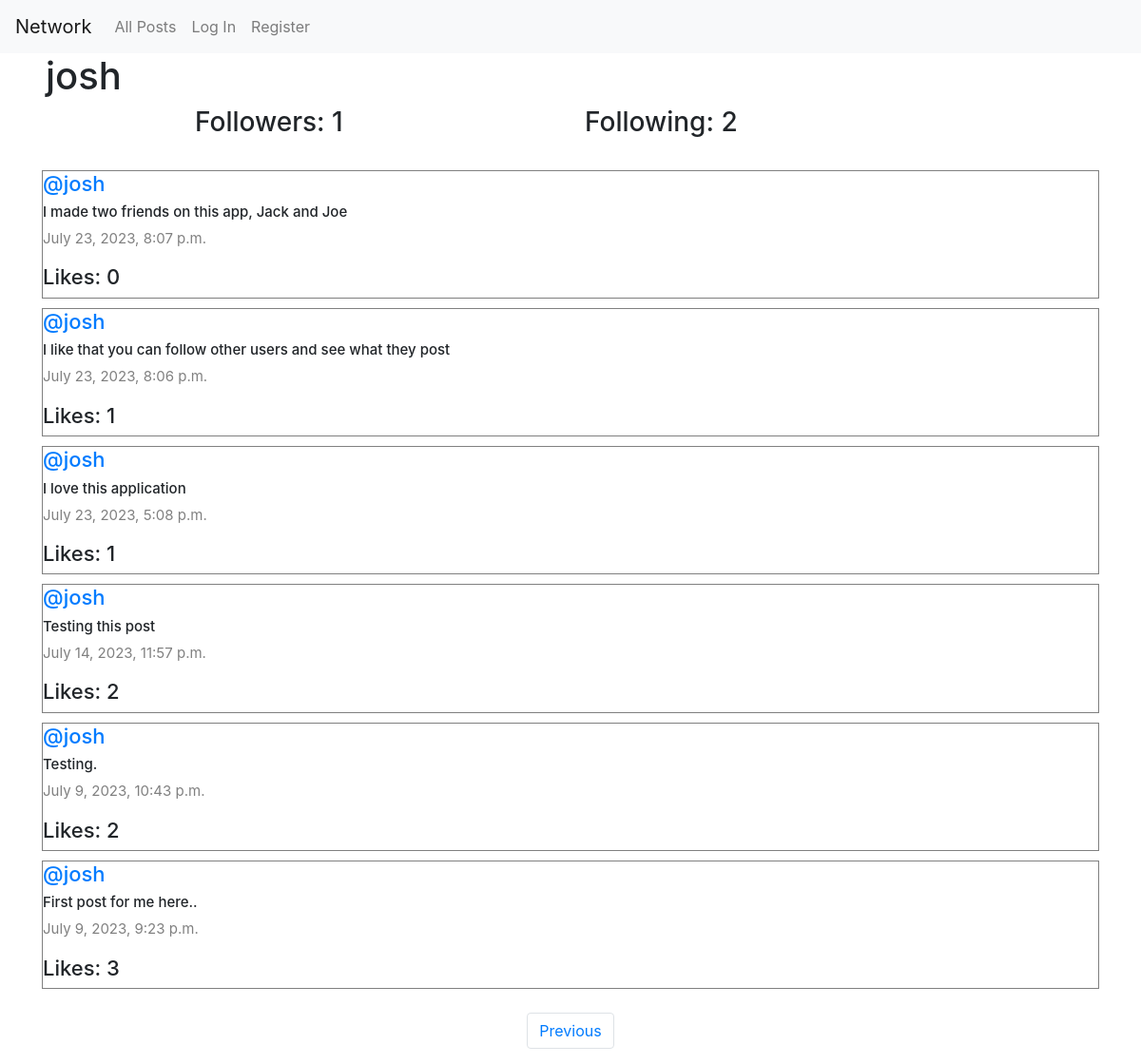
The page /profile/1?page=2 on the database its author committed.
### network/models.py (models this page shows, shortened)
class User(AbstractUser):
    pass

class Post(models.Model):
    content = models.CharField(max_length=140)
    user = models.ForeignKey(User, on_delete=models.CASCADE, related_name="author")
    date = models.DateTimeField(auto_now_add=True)
    def likes_count(self):
        return self.post_like.count()

### network/views.py (the view)
# urls.py: path("profile/<int:user_id>", views.profile, name="profile"),
def profile(request, user_id):
    try:
        user = User.objects.get(pk=user_id)
        all_posts = Post.objects.filter(user=user).order_by("id").reverse()
        following = Follow.objects.filter(user=user)
        followers = Follow.objects.filter(user_follower=user)
    except ObjectDoesNotExist:
        return JsonResponse({'error': 'The object you are looking for does not exist.'}, status=404)
    try:
        check_if_following = followers.filter(user=User.objects.get(pk=request.user.id))
        if len(check_if_following) != 0:
            is_following = True
        else:
            is_following = False
    except:
        is_following = False
    paginator = Paginator(all_posts, 10)
    page_number = request.GET.get('page')
    posts_of_the_page = paginator.get_page(page_number)
    all_likes = Like.objects.all()
    posts_user_liked = []
    try:
        for like in all_likes:
            if like.user.id == request.user.id:
                posts_user_liked.append(like.post.id)
    except:
        posts_user_liked = []
    return render(request, "network/profile.html", {
        "posts_of_the_page": posts_of_the_page,
        "username" : user.username,
        "following": following,
        "followers": followers,
        "is_following": is_following,
        "user_profile": user,
        "posts_user_liked": posts_user_liked
    })

### network/templates/network/profile.html (shortened to what this page needs)
{% extends "network/layout.html" %}
{% block body %}
    <h1 class="mx-5">{{ username }}</h1>
    <div class="cotainer">
        <div class="row d-flex justify-content-center">
            <h3 class="col-4">Followers: {{ followers.count }}</h3>
            <h3 class="col-4">Following: {{ following.count }}</h3>
        </div>
    </div>
    <div class="all-posts mx-4">
        {% for post in posts_of_the_page %}
            <div class="row post">
                <h5 class="username"><a href="{% url 'profile' user_id=post.user.id %}">@{{ post.user }}</a></h5>
                <h6 class="content" id="content_{{ post.id }}">{{ post.content }}</h6>
                <p class="date">{{ post.date }}</p>
                <h5 class="likes" id="like-count-{{ post.id }}">Likes: {{ post.likes_count }}</h5>
            </div>
        {% endfor %}
    </div>
    <nav aria-label="Page navigation example">
        <ul class="pagination d-flex justify-content-center">
            {% if posts_of_the_page.has_previous %}
                <li class="page-item"><a class="page-link" href="?page={{ posts_of_the_page.previous_page_number }}">Previous</a></li>
            {% endif %}
        </ul>
      </nav>
{% endblock %}

### network/static/network/styles.css (style rules this page uses)
.all-posts { display: flex; flex-direction: column; justify-content: flex-start; margin: 20px; }
.post { border: 0.1px solid gray; display: flex; justify-content: center; flex-direction: column; box-sizing: border-box; margin: 5px 20px; }
.content { font-size: 15px; }
.username { font-size: 22px; }
.date { color: gray; font-size: 15px; }
.likes { font-size: 22px; }

### rows shown on the page
User: username "josh"
Post: user "josh", content "I made two friends on this app, Jack and Joe", date "July 23, 2023, 8:07 p.m.", likes_count "0"
Post: user "josh", content "I like that you can follow other users and see what they post", date "July 23, 2023, 8:06 p.m.", likes_count "1"
Post: user "josh", content "I love this application", date "July 23, 2023, 5:08 p.m.", likes_count "1"
Post: user "josh", content "Testing this post", date "July 14, 2023, 11:57 p.m.", likes_count "2"
Post: user "josh", content "Testing.", date "July 9, 2023, 10:43 p.m.", likes_count "2"
Post: user "josh", content "First post for me here..", date "July 9, 2023, 9:23 p.m.", likes_count "3"

### other values the page prints
{{ followers.count }} "1"
{{ following.count }} "2"
